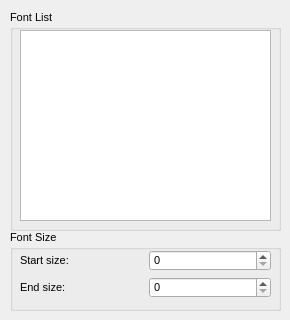
      <widget class="QWidget" name="tab_animation_label">
       <attribute name="title">
        <string>Label</string>
       </attribute>
       <widget class="QGroupBox" name="grpFontList">
        <property name="geometry">
         <rect>
          <x>10</x>
          <y>10</y>
          <width>271</width>
          <height>221</height>
         </rect>
        </property>
        <property name="font">
         <font>
          <pointsize>8</pointsize>
         </font>
        </property>
        <property name="title">
         <string>Font List</string>
        </property>
        <widget class="QPlainTextEdit" name="textFontListList">
         <property name="geometry">
          <rect>
           <x>10</x>
           <y>20</y>
           <width>251</width>
           <height>191</height>
          </rect>
         </property>
        </widget>
       </widget>
       <widget class="QGroupBox" name="grpFontSize">
        <property name="geometry">
         <rect>
          <x>10</x>
          <y>230</y>
          <width>271</width>
          <height>81</height>
         </rect>
        </property>
        <property name="font">
         <font>
          <pointsize>8</pointsize>
         </font>
        </property>
        <property name="title">
         <string>Font Size</string>
        </property>
        <widget class="QWidget" name="layoutWidget7">
         <property name="geometry">
          <rect>
           <x>10</x>
           <y>20</y>
           <width>251</width>
           <height>48</height>
          </rect>
         </property>
         <layout class="QGridLayout" name="gridLayout">
          <item row="0" column="0">
           <widget class="QLabel" name="lblFontSizeStartingSize">
            <property name="text">
             <string>Start size:</string>
            </property>
           </widget>
          </item>
          <item row="0" column="1">
           <widget class="QSpinBox" name="sbFontSizeStartingSize">
            <property name="maximum">
             <number>600</number>
            </property>
           </widget>
          </item>
          <item row="1" column="0">
           <widget class="QLabel" name="lblFontSizeEndingSize">
            <property name="text">
             <string>End size:</string>
            </property>
           </widget>
          </item>
          <item row="1" column="1">
           <widget class="QSpinBox" name="sbFontSizeEndingSize">
            <property name="maximum">
             <number>600</number>
            </property>
           </widget>
          </item>
         </layout>
        </widget>
       </widget>
      </widget>
